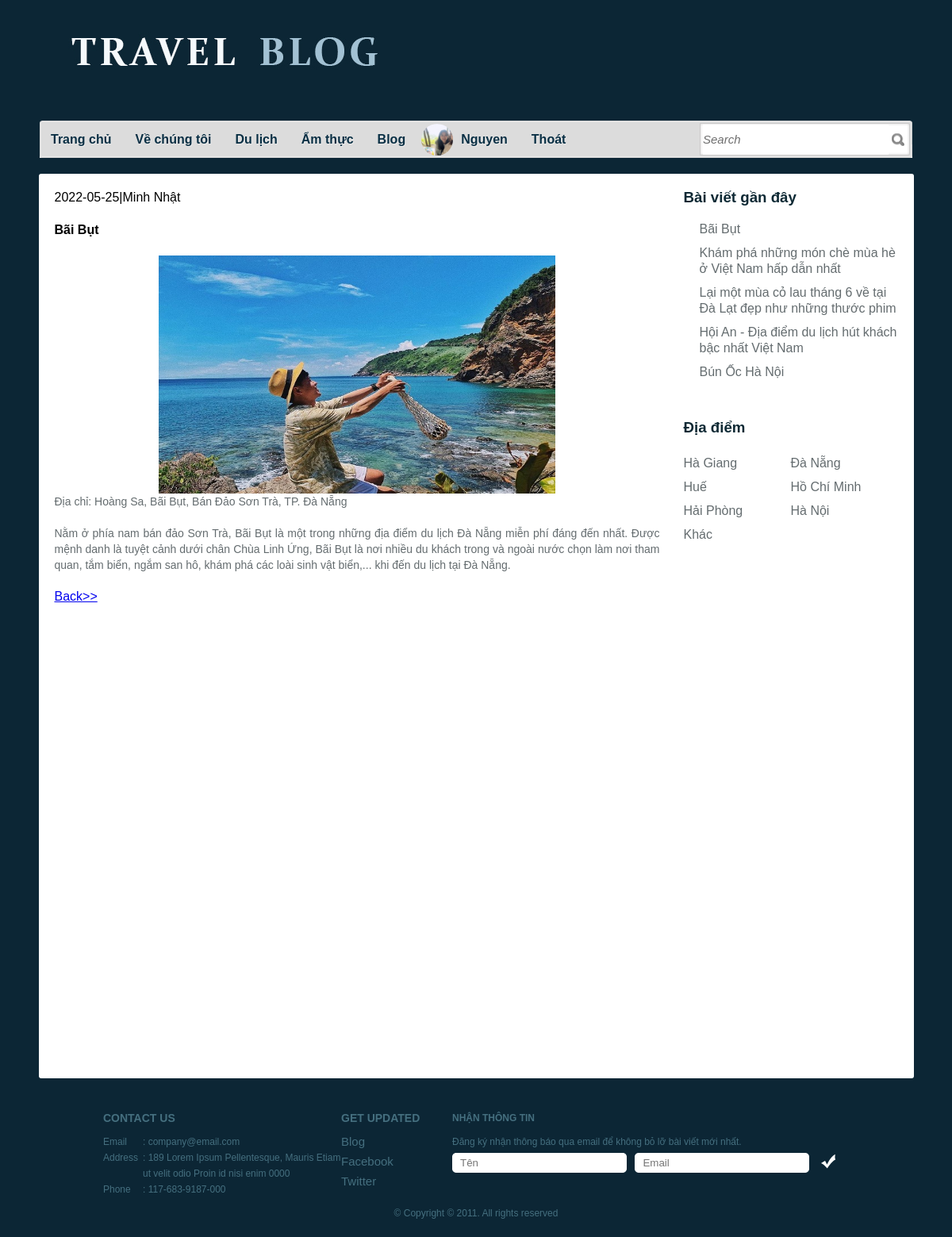
The page /fullblog.php?content=12 (signed in) on the database its author committed.
### tables this page shows
CREATE TABLE `register` (
  `id_regt` int(11) NOT NULL,
  `Fullname` varchar(50) NOT NULL,
  `email` varchar(30) NOT NULL,
  `password` varchar(10) NOT NULL,
  `gender` varchar(10) NOT NULL,
  `address` varchar(20) NOT NULL,
  `birthday` date NOT NULL,
  `file` varchar(100) NOT NULL,
  `level` int(11) NOT NULL
);

CREATE TABLE `blog` (
  `id_blog` int(11) NOT NULL,
  `id_regt` int(11) NOT NULL,
  `id_sub` int(11) NOT NULL,
  `Name_blog` text NOT NULL,
  `id_add` varchar(100) NOT NULL,
  `S_blog` text NOT NULL,
  `L_blog` text NOT NULL,
  `Date_blog` date DEFAULT NULL,
  `image` varchar(100) NOT NULL,
  `check_blog` int(11) NOT NULL
);

CREATE TABLE `add_blog` (
  `id_add` int(11) NOT NULL,
  `name_add` varchar(50) NOT NULL
);

### control.php (called while the page is built, shortened)
<?php
include('connect.php');
 class data{
    public function get_register($email,$pass){
        global $conn;
        $sql="select*from register where email='$email' and password='$pass'";
        $run=mysqli_query($conn,$sql);
        return $run;
    }
public function post_blog5()
{
    global $conn;
    $sql="SELECT*from register,blog WHERE register.id_regt=blog.id_regt and check_blog= 1 ORDER by Date_blog DESC LIMIT 5";
    $run =mysqli_query($conn,$sql);
    return $run;
}
public function select_blog_id($id_blog){
    global $conn;
    $sql="select*from blog,register where register.id_regt=blog.id_regt and id_blog=$id_blog";
    $run=mysqli_query($conn,$sql);
    return $run;
}
public function select_add(){
    global $conn;
    $sql="SELECT*from add_blog";
    $run =mysqli_query($conn,$sql);
    return $run;
}
}

### fullblog.php (the view, shortened to what this page needs)
<!DOCTYPE html>
<?php
include("control.php");
$get_data=new data();
if(!empty($_SESSION["email"])){
$select_info=$get_data->get_register($_SESSION["email"],$_SESSION["pass"]);
foreach($select_info as $select){
	$name_login=$select["Fullname"];
	$user_avata=$select["file"];
}
}
?>
<html>
<head>
	<link rel="stylesheet" href="css/style.css" type="text/css" charset="utf-8" />
</head>
<body>
<div id="header">
		<a href="trang1.php" id="logo"><img src="images/logo1.jpg" alt="LOGO" /></a>
		<div id="navigation">
			<ul>
				<li class="first"><a href="trang1.php">Trang chủ</a></li>
				<li><a href="about.php">Về chúng tôi</a></li>
				<li><a href="travel.php">Du lịch</a></li>
				<li><a href="culinary.php">Ẩm thực</a></li>
				<li><a href="blog.php">Blog</a></li>
				<?php
				if(empty($_SESSION["email"])){
				?>
				<li><a href="contact.php">Nhận thông tin</a></li>
				<li><a href="login.php">Đăng nhập</a></li>
				<li><a href="register.php">Đăng ký</a></li>
				<?php
				}
				else{?>
					<li><img src="img/<?php echo $user_avata?>" width="40px" height="40px" style="border-radius:50%;padding-right:0px;">
					</li>
					<li><a href="user_login.php" class="name" style="padding-left: 0px;margin-left:0px;"><?php echo $name_login;?></a></li>
					<li><a href="logout.php">Thoát</a></li>
				<?php
				}
				?>
			</ul>
		</div>
		<div id="search">
        <form action="" method="POST">
				<input type="text" value="Search" class="txtfield" name="txt_search">
				<input type="submit" value="" class="button" name="btn_search">
			</form>
		</div>
	</div>
	<div id="contents">
		<div class="background">
			<div id="blogs">
				<div class="sidebar">
					<div class="posts">
					<h3>Bài viết gần đây</h3>
						<ul>
							<?php
							$top5=$get_data->post_blog5();
							foreach($top5 as $blog5){
							?>
								<li><a href="fullblog.php?content=<?php echo $blog5['id_blog'];?>"><?php echo $blog5['Name_blog'] ?></a></li>
							<?php
							}
							?>
						</ul>
					</div>
					<div class="archives">
						<h3>Địa điểm</h3>
						<ul>
							<?php
							$addr=$get_data->select_add();
							foreach($addr as $dd){
							?>
							<li><a href="blog_dd.php?id_add=<?php echo $dd['id_add'];?>"><?php echo $dd['name_add'] ?></a></li>
						<?php
							}
						?>
						</ul>
					</div>
				</div>
				<div class="section">
				<?php
                    $id_blog=$_GET['content'];
					$select_blog=$get_data->select_blog_id($id_blog);
					foreach($select_blog as $se){
					?>
					<li>
						<span class="time"><?php echo $se['Date_blog'];?>|<?php echo $se['Fullname']?></span>
						<h4><?php echo $se['Name_blog'];?></h4>
						<img src="img_blog/<?php echo $se['image'];?>" alt="" class="imgblog">
						<p>
							<?php echo $se['S_blog']; ?>
						</p>
                        <p>
							<?php echo $se['L_blog']; ?>
						</p>
						<a href="blog.php" class="more">Back&gt;&gt;</a>
					</li>
					<?php
					}
					?>
				</div>
			</div>
		</div>
	</div>
	<div id="footer">
		<ul class="contacts">
			<h3>Contact Us</h3>
			<li><span>Email</span><p>: company@email.com</p></li>
			<li><span>Address</span><p>: 189 Lorem Ipsum Pellentesque, Mauris Etiam ut velit odio Proin id nisi enim 0000</p></li>
			<li><span>Phone</span><p>: 117-683-9187-000</p></li>
		</ul>
		<ul id="connect">
			<h3>Get Updated</h3>
			<li><a href="blog.php">Blog</a></li>
			<li><a href="http://facebook.com/freewebsitetemplates" target="_blank">Facebook</a></li>
			<li><a href="http://twitter.com/fwtemplates" target="_blank">Twitter</a></li>
		</ul>
		<div id="newsletter">
			<p><b>Nhận thông tin </b>
				Đăng ký nhận thông báo qua email để không bỏ lỡ bài viết mới nhất.
			</p>
			<form action="" method="post">
				<input type="text" placeholder="Tên" class="txtfield"  name="txt_name"/>
				<input type="text" placeholder="Email" class="txtfield"  name="txt_email"/>
				<input type="submit" value="" class="button" name="btnsub" />
			</form>
		</div>
		<span class="footnote">&copy; Copyright &copy; 2011. All rights reserved</span>
	</div>
</body>
</html>

### css/style.css (style rules this page uses)
html { font-family: Arial, Helvetica, sans-serif; }
body { background-color: #0c2635; margin: 0; }
img { border: 0; }
#header { width: 1100px; margin: 0 auto; padding: 40px 0; position: relative; }
#logo { display: block; padding: 0 0 35px 20px; }
#navigation { background: url(../images/bg-menu-left-curve.gif) no-repeat left bottom; height: 47px; padding: 13px 0 0 4px; position: absolute; bottom: -20px; left: 0; }
#navigation ul { background: url(../images/bg-menu.gif) repeat-x; display: inline-block; height: 40px; width: 840px; list-style: none; margin: 0; padding: 4px 0 3px; }
#navigation li { float: left; font-size: 16px; line-height: 40px; margin: 0 5px; text-align: center; }
#navigation li.first { margin-left: 0; }
#navigation a { color: #092f44; font-weight: bold; padding: 0 10px; text-decoration: none; text-shadow: 1px 1px 0 #eaeaea; }
#search { background: url(../images/bg-search.gif) no-repeat right bottom; height: 47px; width: 268px; padding: 13px 0 0; position: absolute; bottom: -20px; right: 0; }
#search form { display: inline-block; margin: 0; padding: 5px 4px 4px; }
#search input { float: left; line-height: 38px; }
#search .txtfield { color: #6e6e6e; font-size: 15px; font-style: italic; height: 38px; width: 234px; border: 0; margin: 0; padding: 0; }
#search .button { background: url(../images/spotlight.gif) no-repeat right center; border: 0; cursor: pointer; height: 38px; width: 20px; margin: 0; padding: 0; }
#contents { padding: 40px 0 20px; }
#contents .background { background-color: #ffffff; line-height: 20px; min-height: 1100px; width: 1063px; border-radius: 3px; margin: 0 auto; padding: 20px; }
#contents div.background h3 { color: #0e2934; margin: 20px 0; text-transform: uppercase; }
#contents div.background p { color: #646c6f; font-size: 14px; margin: 0; padding: 0 0 20px; text-align: justify; }
#blogs { display: inline-block; }
#blogs div.section h3, #blogs div.sidebar h3 { margin: 0 0 20px; text-transform: none; }
#blogs div.sidebar { float: right; width: 270px; }
#contents #blogs div.sidebar ul li a { color: #646C6F; text-decoration: none; }
#blogs div.posts { margin: 0 0 40px; }
#blogs div.posts ul { margin: 0; padding: 0 0 0 20px; }
#blogs div.posts ul li { padding-bottom: 10px; }
#contents #blogs div.archives ul { display: inline-block; list-style: none; margin: 0; padding: 0; }
#contents #blogs div.archives ul li { float: left; width: 135px; line-height: 30px; }
#blogs div.section { margin-right: 300px; }
#footer { color: #456f7f; line-height: 20px; width: 940px; margin: 0 auto; padding: 20px 10px; }
#footer ul.contacts { float: left; font-size: 12px; list-style: none; width: 300px; margin: 0; padding: 0 0 10px; }
#footer ul.contacts h3 { font-size: 14px; margin: 0 0 10px; text-transform: uppercase; }
#footer ul.contacts li span { float: left; width: 50px; }
#footer ul.contacts li p { margin: 0 0 0 50px; }
#connect { float: left; list-style: none; width: 140px; margin: 0; padding: 0; }
#connect h3 { font-size: 14px; margin: 0 0 10px; text-transform: uppercase; }
#connect li { padding: 0 0 5px; }
#connect li a { color: #456f7f; font-size: 15px; text-decoration: none; }
#newsletter { float: left; width: 500px; padding: 0 0 20px; }
#newsletter p { font-size: 12px; margin: 0; }
#newsletter p b { display: block; font-weight: 800; margin: 0 0 10px; text-transform: uppercase; }
#newsletter form { margin: 4px 0 16px; }
#newsletter .txtfield { background: url(../images/input.gif) no-repeat; color: #9c9c9c; height: 25px; line-height: 25px; width: 200px; border: 0; margin: 0 6px 0 0; padding: 0 10px; }
#newsletter .button { background: url(../images/button-check.gif) no-repeat; cursor: pointer; height: 25px; width: 25px; border: 0; padding: 0; }
#footer span.footnote { clear: both; display: block; font-size: 12px; margin: 40px 0 0; text-align: center; }

### fullblog.php (style rules this page uses)
.imgblog { display: block; margin-left: auto; margin-right: auto; width: 500px; height: 300px; }
li { list-style: none; }

### rows shown on the page
register: file (picture), Fullname "Nguyen"
blog: Name_blog "Bãi Bụt", Date_blog "2022-05-25", id_regt.Fullname "Minh Nhật", image (picture), S_blog "Địa chỉ: Hoàng Sa, Bãi Bụt, Bán Đảo Sơn Trà, TP. Đà Nẵng", L_blog "Nằm ở phía nam bán đảo Sơn Trà, Bãi Bụt là một trong những địa điểm du lịch Đà Nẵng miễn phí đáng đến nhất. Được mệnh danh là tuyệt cảnh dưới chân Chùa Linh Ứng, Bãi Bụt là nơi nhiều du khách trong và ngoài nước chọn làm nơi tham quan, tắm biển, ngắm san hô, khám phá các loài sinh vật biển,... khi đến du lịch tại Đà Nẵng."
blog: Name_blog "Khám phá những món chè mùa hè ở Việt Nam hấp dẫn nhất"
blog: Name_blog "Lại một mùa cỏ lau tháng 6 về tại Đà Lạt đẹp như những thước phim"
blog: Name_blog "Hội An - Địa điểm du lịch hút khách bậc nhất Việt Nam"
blog: Name_blog "Bún Ốc Hà Nội"
add_blog: name_add "Hà Giang"
add_blog: name_add "Đà Nẵng"
add_blog: name_add "Huế"
add_blog: name_add "Hồ Chí Minh"
add_blog: name_add "Hải Phòng"
add_blog: name_add "Hà Nội"
add_blog: name_add "Khác"
